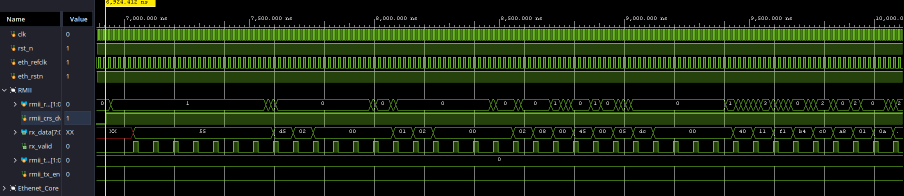
#> input picture image.png, 1807 x 392 px (shown at 1/2 size)
$ python prepare_image.py ../image.png out.png
#> lines starting #> are read from the running program, lines starting #| are printed output that depends on the picture
#!/usr/bin/env python3
"""
prepare_image.py
----------------
Resize/convert a normal image (jpg/png/...) into a RAW byte stream that the
SystemVerilog testbench (tb_chip_top_eth.sv) can push into the FPGA over
simulated RMII.

Why this lives in Python and not in the testbench:
SystemVerilog has no image codec and no resampling filter. The right split
of work is: Python does decode + resize (real interpolation, real color
handling), and produces a flat, headerless byte buffer. The testbench's
only job is to move bytes reliably across the wire -- it never needs to
know what a pixel is.

Output format:
    A raw binary file containing exactly WIDTH*HEIGHT*(1 or 3) bytes,
    row-major, no header, no metadata. Mode 'L' = 1 byte/pixel grayscale,
    mode 'RGB' = 3 bytes/pixel (R,G,B interleaved).

Usage:
    python3 prepare_image.py input.jpg image_payload.bin --width 64 --height 64 --mode L
"""
import argparse
import sys

try:
    from PIL import Image
except ImportError:
    sys.exit("This script needs Pillow: pip install pillow")

MAX_UDP_PAYLOAD = 1472  # 1500 MTU - 20 (IP) - 8 (UDP)


def main():
    ap = argparse.ArgumentParser()
    ap.add_argument("input_image")
    ap.add_argument("output_bin")
    ap.add_argument("--width", type=int, default=64)
    ap.add_argument("--height", type=int, default=64)
    ap.add_argument("--mode", choices=["L", "RGB"], default="L",
                     help="L = 8-bit grayscale (1 B/px), RGB = 24-bit color (3 B/px)")
    args = ap.parse_args()

    img = Image.open(args.input_image).convert(args.mode)
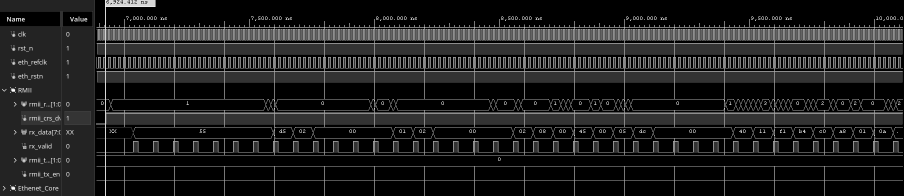
#> img: PIL image 1807x392 L (shown at 1/2 size); min 0, max 255, mean 31.4
    img = img.resize((args.width, args.height), Image.LANCZOS)
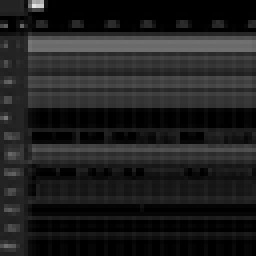
#> img: PIL image 64x64 L (shown 4 times larger); min 0, max 227, mean 31.8

    raw = img.tobytes()
    with open(args.output_bin, "wb") as f:
        f.write(raw)

    n_frames = (len(raw) + MAX_UDP_PAYLOAD - 1) // MAX_UDP_PAYLOAD
#> n_frames = 3

    print(f"Wrote {args.output_bin}")
    print(f"  {args.width}x{args.height}, mode={args.mode}, {len(raw)} bytes")
#|   64x64, mode=L, 4096 bytes
    print(f"  -> testbench will need {n_frames} Ethernet/UDP frame(s) "
          f"at {MAX_UDP_PAYLOAD} B payload/frame")
#|   -> testbench will need 3 Ethernet/UDP frame(s) at 1472 B payload/frame
    print(f"  Pass these to the testbench (edit plusargs / parameters):")
    print(f"    +IMAGE_FILE={args.output_bin}")
    print(f"  Keep width/height/mode noted somewhere -- you'll need them again")
    print(f"  in view_captured_image.py to turn the captured bytes back into a picture.")


if __name__ == "__main__":
    main()
